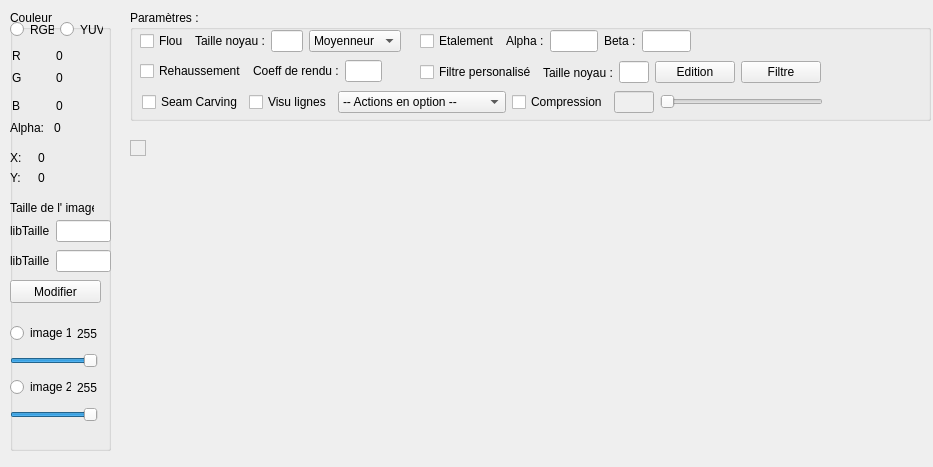
<?xml version="1.0" encoding="UTF-8"?>
<ui version="4.0">
 <class>PicDisplay</class>
 <widget class="QWidget" name="PicDisplay">
  <property name="geometry">
   <rect>
    <x>0</x>
    <y>0</y>
    <width>933</width>
    <height>467</height>
   </rect>
  </property>
  <property name="windowTitle">
   <string>Form</string>
  </property>
  <widget class="QScrollArea" name="scrollAreaP">
   <property name="geometry">
    <rect>
     <x>130</x>
     <y>140</y>
     <width>16</width>
     <height>16</height>
    </rect>
   </property>
   <property name="minimumSize">
    <size>
     <width>0</width>
     <height>0</height>
    </size>
   </property>
   <property name="widgetResizable">
    <bool>true</bool>
   </property>
   <widget class="QWidget" name="scrollAreaWidgetContents">
    <property name="geometry">
     <rect>
      <x>0</x>
      <y>0</y>
      <width>16</width>
      <height>16</height>
     </rect>
    </property>
   </widget>
  </widget>
  <widget class="QGroupBox" name="groupBox">
   <property name="geometry">
    <rect>
     <x>10</x>
     <y>10</y>
     <width>101</width>
     <height>441</height>
    </rect>
   </property>
   <property name="title">
    <string>Couleur</string>
   </property>
   <widget class="QWidget" name="layoutWidget">
    <property name="geometry">
     <rect>
      <x>0</x>
      <y>10</y>
      <width>93</width>
      <height>19</height>
     </rect>
    </property>
    <layout class="QHBoxLayout" name="horizontalLayout">
     <item>
      <widget class="QRadioButton" name="radioButtonRGB">
       <property name="text">
        <string>RGB</string>
       </property>
      </widget>
     </item>
     <item>
      <widget class="QRadioButton" name="radioButton_YUV">
       <property name="text">
        <string>YUV</string>
       </property>
      </widget>
     </item>
    </layout>
   </widget>
   <widget class="QWidget" name="layoutWidget">
    <property name="geometry">
     <rect>
      <x>2</x>
      <y>38</y>
      <width>81</width>
      <height>16</height>
     </rect>
    </property>
    <layout class="QHBoxLayout" name="horizontalLayout_2">
     <item>
      <widget class="QLabel" name="libCoul1">
       <property name="text">
        <string>R</string>
       </property>
      </widget>
     </item>
     <item>
      <widget class="QLabel" name="valCoul1">
       <property name="text">
        <string>0</string>
       </property>
      </widget>
     </item>
    </layout>
   </widget>
   <widget class="QWidget" name="layoutWidget">
    <property name="geometry">
     <rect>
      <x>2</x>
      <y>58</y>
      <width>81</width>
      <height>20</height>
     </rect>
    </property>
    <layout class="QHBoxLayout" name="horizontalLayout_3">
     <item>
      <widget class="QLabel" name="libCoul2">
       <property name="text">
        <string>G</string>
       </property>
      </widget>
     </item>
     <item>
      <widget class="QLabel" name="valCoul2">
       <property name="text">
        <string>0</string>
       </property>
      </widget>
     </item>
    </layout>
   </widget>
   <widget class="QWidget" name="layoutWidget_2">
    <property name="geometry">
     <rect>
      <x>2</x>
      <y>88</y>
      <width>81</width>
      <height>16</height>
     </rect>
    </property>
    <layout class="QHBoxLayout" name="horizontalLayout_4">
     <item>
      <widget class="QLabel" name="libCoul3">
       <property name="text">
        <string>B</string>
       </property>
      </widget>
     </item>
     <item>
      <widget class="QLabel" name="valCoul3">
       <property name="text">
        <string>0</string>
       </property>
      </widget>
     </item>
    </layout>
   </widget>
   <widget class="QWidget" name="layoutWidget_3">
    <property name="geometry">
     <rect>
      <x>0</x>
      <y>140</y>
      <width>50</width>
      <height>15</height>
     </rect>
    </property>
    <layout class="QHBoxLayout" name="horizontalLayout_5">
     <item>
      <widget class="QLabel" name="libPosX">
       <property name="text">
        <string>X:</string>
       </property>
      </widget>
     </item>
     <item>
      <widget class="QLabel" name="valPosX">
       <property name="text">
        <string>0</string>
       </property>
      </widget>
     </item>
    </layout>
   </widget>
   <widget class="QWidget" name="layoutWidget_4">
    <property name="geometry">
     <rect>
      <x>0</x>
      <y>160</y>
      <width>50</width>
      <height>15</height>
     </rect>
    </property>
    <layout class="QHBoxLayout" name="horizontalLayout_6">
     <item>
      <widget class="QLabel" name="libPosY">
       <property name="text">
        <string>Y:</string>
       </property>
      </widget>
     </item>
     <item>
      <widget class="QLabel" name="valPosY">
       <property name="text">
        <string>0</string>
       </property>
      </widget>
     </item>
    </layout>
   </widget>
   <widget class="QLabel" name="libTailleGeneral">
    <property name="geometry">
     <rect>
      <x>0</x>
      <y>190</y>
      <width>84</width>
      <height>16</height>
     </rect>
    </property>
    <property name="text">
     <string>Taille de l' image :</string>
    </property>
   </widget>
   <widget class="QWidget" name="layoutWidget_5">
    <property name="geometry">
     <rect>
      <x>0</x>
      <y>240</y>
      <width>101</width>
      <height>22</height>
     </rect>
    </property>
    <layout class="QHBoxLayout" name="horizontalLayout_8">
     <item>
      <widget class="QLabel" name="libTailleHeigtht">
       <property name="text">
        <string>libTaille</string>
       </property>
      </widget>
     </item>
     <item>
      <widget class="QLineEdit" name="lineEdit_Height"/>
     </item>
    </layout>
   </widget>
   <widget class="QWidget" name="layoutWidget">
    <property name="geometry">
     <rect>
      <x>0</x>
      <y>210</y>
      <width>101</width>
      <height>22</height>
     </rect>
    </property>
    <layout class="QHBoxLayout" name="horizontalLayout_7">
     <item>
      <widget class="QLabel" name="libTailleWidth">
       <property name="text">
        <string>libTaille</string>
       </property>
      </widget>
     </item>
     <item>
      <widget class="QLineEdit" name="lineEdit_Width"/>
     </item>
    </layout>
   </widget>
   <widget class="QWidget" name="layoutWidget">
    <property name="geometry">
     <rect>
      <x>0</x>
      <y>110</y>
      <width>81</width>
      <height>16</height>
     </rect>
    </property>
    <layout class="QHBoxLayout" name="horizontalLayout_12">
     <item>
      <widget class="QLabel" name="libCoulA">
       <property name="text">
        <string>Alpha:</string>
       </property>
      </widget>
     </item>
     <item>
      <widget class="QLabel" name="valCoulA">
       <property name="text">
        <string>0</string>
       </property>
      </widget>
     </item>
    </layout>
   </widget>
   <widget class="QWidget" name="layoutWidget">
    <property name="geometry">
     <rect>
      <x>0</x>
      <y>310</y>
      <width>88</width>
      <height>102</height>
     </rect>
    </property>
    <layout class="QVBoxLayout" name="verticalLayout">
     <item>
      <layout class="QHBoxLayout" name="horizontalLayout_13">
       <item>
        <widget class="QRadioButton" name="radioButtonImg1">
         <property name="text">
          <string>image 1</string>
         </property>
        </widget>
       </item>
       <item>
        <widget class="QLabel" name="val_alpha_img1">
         <property name="text">
          <string>255</string>
         </property>
        </widget>
       </item>
      </layout>
     </item>
     <item>
      <widget class="QSlider" name="horizontalSlider_img1">
       <property name="maximum">
        <number>255</number>
       </property>
       <property name="value">
        <number>255</number>
       </property>
       <property name="orientation">
        <enum>Qt::Horizontal</enum>
       </property>
      </widget>
     </item>
     <item>
      <layout class="QHBoxLayout" name="horizontalLayout_14">
       <item>
        <widget class="QRadioButton" name="radioButtonImg2">
         <property name="text">
          <string>image 2</string>
         </property>
        </widget>
       </item>
       <item>
        <widget class="QLabel" name="val_alpha_img2">
         <property name="text">
          <string>255</string>
         </property>
        </widget>
       </item>
      </layout>
     </item>
     <item>
      <widget class="QSlider" name="horizontalSlider_img2">
       <property name="maximum">
        <number>255</number>
       </property>
       <property name="value">
        <number>255</number>
       </property>
       <property name="orientation">
        <enum>Qt::Horizontal</enum>
       </property>
      </widget>
     </item>
    </layout>
   </widget>
   <widget class="QPushButton" name="pushButtonResize">
    <property name="geometry">
     <rect>
      <x>0</x>
      <y>270</y>
      <width>91</width>
      <height>23</height>
     </rect>
    </property>
    <property name="text">
     <string>Modifier</string>
    </property>
   </widget>
   <zorder>layoutWidget</zorder>
   <zorder>layoutWidget</zorder>
   <zorder>layoutWidget</zorder>
   <zorder>layoutWidget</zorder>
   <zorder>layoutWidget_2</zorder>
   <zorder>layoutWidget_3</zorder>
   <zorder>layoutWidget_4</zorder>
   <zorder>libTailleGeneral</zorder>
   <zorder>layoutWidget_5</zorder>
   <zorder>layoutWidget</zorder>
   <zorder>layoutWidget</zorder>
   <zorder>pushButtonResize</zorder>
  </widget>
  <widget class="QLabel" name="label">
   <property name="geometry">
    <rect>
     <x>130</x>
     <y>0</y>
     <width>47</width>
     <height>13</height>
    </rect>
   </property>
   <property name="text">
    <string/>
   </property>
  </widget>
  <widget class="QGroupBox" name="groupBox_2">
   <property name="geometry">
    <rect>
     <x>130</x>
     <y>10</y>
     <width>801</width>
     <height>111</height>
    </rect>
   </property>
   <property name="title">
    <string>Paramètres :</string>
   </property>
   <widget class="QWidget" name="layoutWidget">
    <property name="geometry">
     <rect>
      <x>10</x>
      <y>20</y>
      <width>261</width>
      <height>22</height>
     </rect>
    </property>
    <layout class="QHBoxLayout" name="horizontalLayout_9">
     <item>
      <widget class="QCheckBox" name="checkBoxFlou">
       <property name="text">
        <string>Flou</string>
       </property>
      </widget>
     </item>
     <item>
      <widget class="QLabel" name="libFlou1">
       <property name="text">
        <string>Taille noyau :</string>
       </property>
      </widget>
     </item>
     <item>
      <widget class="QLineEdit" name="lineEditFlou1"/>
     </item>
     <item>
      <widget class="QComboBox" name="comboBoxFlou1">
       <item>
        <property name="text">
         <string>Moyenneur</string>
        </property>
       </item>
       <item>
        <property name="text">
         <string>Gaussien</string>
        </property>
       </item>
      </widget>
     </item>
    </layout>
   </widget>
   <widget class="QWidget" name="layoutWidget">
    <property name="geometry">
     <rect>
      <x>10</x>
      <y>50</y>
      <width>242</width>
      <height>22</height>
     </rect>
    </property>
    <layout class="QHBoxLayout" name="horizontalLayout_10">
     <item>
      <widget class="QCheckBox" name="checkBox_Rehaus">
       <property name="text">
        <string>Rehaussement</string>
       </property>
      </widget>
     </item>
     <item>
      <widget class="QLabel" name="lib_Rehaus">
       <property name="text">
        <string>Coeff de rendu :</string>
       </property>
      </widget>
     </item>
     <item>
      <widget class="QLineEdit" name="lineEdit_Rehaus"/>
     </item>
    </layout>
   </widget>
   <widget class="QWidget" name="layoutWidget">
    <property name="geometry">
     <rect>
      <x>290</x>
      <y>20</y>
      <width>271</width>
      <height>22</height>
     </rect>
    </property>
    <layout class="QHBoxLayout" name="horizontalLayout_11">
     <item>
      <widget class="QCheckBox" name="checkBox_Etal">
       <property name="text">
        <string>Etalement</string>
       </property>
      </widget>
     </item>
     <item>
      <widget class="QLabel" name="lib_Etal1">
       <property name="text">
        <string>Alpha :</string>
       </property>
      </widget>
     </item>
     <item>
      <widget class="QLineEdit" name="lineEdit_Etal1">
       <property name="text">
        <string/>
       </property>
      </widget>
     </item>
     <item>
      <widget class="QLabel" name="lib_Etal2">
       <property name="text">
        <string>Beta :</string>
       </property>
      </widget>
     </item>
     <item>
      <widget class="QLineEdit" name="lineEdit_Etal2"/>
     </item>
    </layout>
   </widget>
   <widget class="QWidget" name="layoutWidget_6">
    <property name="geometry">
     <rect>
      <x>290</x>
      <y>50</y>
      <width>401</width>
      <height>25</height>
     </rect>
    </property>
    <layout class="QHBoxLayout" name="horizontalLayout_15">
     <item>
      <widget class="QCheckBox" name="checkBox_Filtre">
       <property name="text">
        <string>Filtre personalisé</string>
       </property>
      </widget>
     </item>
     <item>
      <widget class="QLabel" name="lib_Filtre1">
       <property name="text">
        <string>Taille noyau :</string>
       </property>
      </widget>
     </item>
     <item>
      <widget class="QLineEdit" name="lineEdit_Filtre">
       <property name="text">
        <string/>
       </property>
      </widget>
     </item>
     <item>
      <widget class="QPushButton" name="pushButtonFiltreEdition">
       <property name="text">
        <string>Edition</string>
       </property>
      </widget>
     </item>
     <item>
      <widget class="QPushButton" name="pushButton_FiltreLaunch">
       <property name="text">
        <string>Filtre</string>
       </property>
      </widget>
     </item>
    </layout>
   </widget>
   <widget class="QWidget" name="layoutWidget">
    <property name="geometry">
     <rect>
      <x>12</x>
      <y>80</y>
      <width>681</width>
      <height>24</height>
     </rect>
    </property>
    <layout class="QHBoxLayout" name="horizontalLayout_16">
     <item>
      <widget class="QCheckBox" name="checkBoxSeam">
       <property name="text">
        <string>Seam Carving</string>
       </property>
      </widget>
     </item>
     <item>
      <widget class="QCheckBox" name="checkSeamVisu">
       <property name="text">
        <string>Visu lignes</string>
       </property>
      </widget>
     </item>
     <item>
      <widget class="QComboBox" name="comboBoxSeamActions">
       <item>
        <property name="text">
         <string>-- Actions en option --</string>
        </property>
       </item>
       <item>
        <property name="text">
         <string>Déf. zones à protéger</string>
        </property>
       </item>
       <item>
        <property name="text">
         <string>Déf. zones à supprimer</string>
        </property>
       </item>
       <item>
        <property name="text">
         <string>Recalcul lignes d'énergie</string>
        </property>
       </item>
      </widget>
     </item>
     <item>
      <widget class="QCheckBox" name="checkBoxSeamCompress">
       <property name="text">
        <string>Compression</string>
       </property>
      </widget>
     </item>
     <item>
      <widget class="QLineEdit" name="lineEditSeamSize">
       <property name="enabled">
        <bool>false</bool>
       </property>
       <property name="sizePolicy">
        <sizepolicy hsizetype="Fixed" vsizetype="Fixed">
         <horstretch>0</horstretch>
         <verstretch>0</verstretch>
        </sizepolicy>
       </property>
       <property name="maximumSize">
        <size>
         <width>40</width>
         <height>16777215</height>
        </size>
       </property>
      </widget>
     </item>
     <item>
      <widget class="QSlider" name="horizontalSliderSeamSize">
       <property name="orientation">
        <enum>Qt::Horizontal</enum>
       </property>
      </widget>
     </item>
    </layout>
   </widget>
  </widget>
  <zorder>scrollAreaP</zorder>
  <zorder>label</zorder>
  <zorder>groupBox_2</zorder>
  <zorder>groupBox</zorder>
 </widget>
 <resources/>
 <connections/>
</ui>
